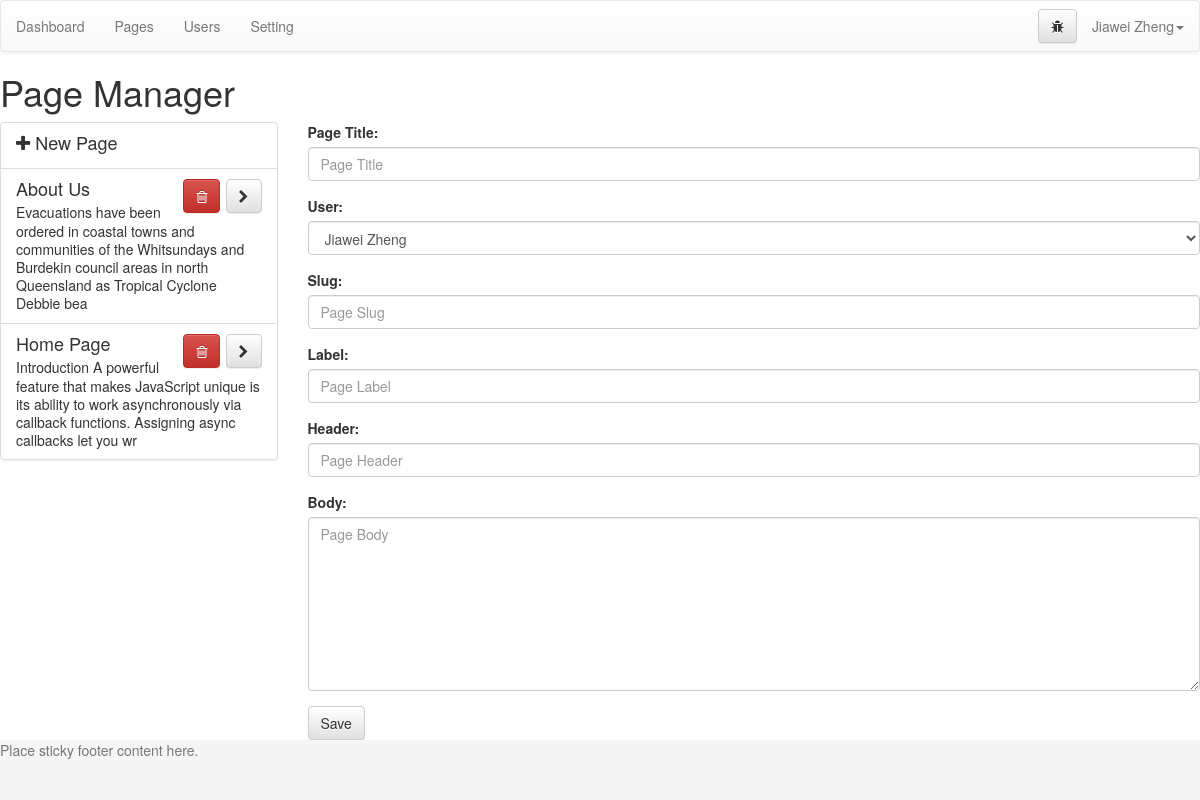
Page /admin/index.php?page=pages (signed in) on the committed database.
### tables this page shows
CREATE TABLE `pages` (
  `id` mediumint(9) NOT NULL,
  `user` mediumint(9) DEFAULT '0',
  `slug` varchar(300) NOT NULL,
  `label` varchar(100) NOT NULL,
  `title` varchar(200) NOT NULL,
  `header` varchar(300) NOT NULL,
  `body` longtext NOT NULL
);

### admin/index.php (called while the page is built)
<?php
  include('template/header.php');
  include('views/'.$page.'.php');
  include('template/footer.php');
?>

### admin/functions/data.php (called while the page is built, shortened)
<?php
function data_user($dbc, $id) {
  if(is_numeric($id)) {
    $cond = "where id = '$id'";
  }else {
    $cond = "where email = '$id'";
  }
  $q = "select * from users $cond";
  $r = mysqli_query($dbc, $q);
  $data = mysqli_fetch_assoc($r);
  $data['fullname'] = $data['first'].' '.$data['last'];
  $data['fullname_reverse'] = $data['last'].', '.$data['first'];
  return $data;
}
?>

### admin/config/setup.php (called while the page is built, shortened)
<?php
include('../config/connection.php');
include('functions/data.php');
$user = data_user($dbc, $_SESSION['username']);
?>

### admin/views/pages.php (the view, shortened to what this page needs)
<h1>Page Manager</h1>
<div class="row">
  <div class="col-md-3">
    <div class="list-group">
      <a class="list-group-item" href="index.php?page=pages">
        <h4 class="list-group-item-heading"><i class="fa fa-plus"></i> New Page</h4>
      </a>
      <?php
        $q = "select * from pages order by title ASC";
        $r = mysqli_query($dbc, $q);
        while ($list = mysqli_fetch_assoc($r)) {
          $blurb = substr(strip_tags($list['body']), 0, 160);
          ?>
          <div id="page_<?php echo $list['id'] ?>" class="list-group-item <?php selected($list['id'], $opened['id'], 'active'); ?>" >
            <h4 class="list-group-item-heading">
              <?php echo $list['title'] ?>
              <span class="pull-right">
                <a href="#" id="del_<?php echo $list['id'] ?>" class="btn btn-danger btn-delete"><i class="fa fa-trash-o"></i></a>
                <a href="index.php?page=pages&id=<?php echo $list['id'] ?>" class="btn btn-default"><i class="fa fa-chevron-right"></i></a>
              </span>
            </h4>
            <p class="list-group-item-text"><?php echo $blurb ?></p>
          </div>
      <?php } ?>
    </div>
  </div>
  <div class="col-md-9">
    <form action="index.php?page=pages&id=<?php echo $opened['id']; ?>" method="post" role="form">
      <div class="form-group">
        <label for="title">Page Title:</label>
        <input class="form-control" type="text" name="title" value="<?php echo $opened['title'] ?>" id="title" placeholder="Page Title">
      </div>
      <div class="form-group">
        <label for="user">User:</label>
        <select class="form-control" name="user" id="user">
        <?php
          $q = "select id from users order by first ASC";
          $r = mysqli_query($dbc, $q);
          while ($user_list = mysqli_fetch_assoc($r)) {
            $user_data = data_user($dbc, $user_list['id']);
            ?>
            <option value="<?php echo $user_data['id']; ?>" <?php if(isset($_GET['id'])) {selected($user_data['id'], $opened['user'], 'selected'); }else {selected($user_data['id'], $user['id'], 'selected'); } ?>><?php echo $user_data['fullname']; ?></option>
        <?php } ?>
        </select>
      </div>
      <div class="form-group">
        <label for="slug">Slug:</label>
        <input class="form-control" type="text" name="slug" id="slug" value="<?php echo $opened['slug'] ?>" placeholder="Page Slug">
      </div>
      <div class="form-group">
        <label for="label">Label:</label>
        <input class="form-control" type="text" name="label" id="label" value="<?php echo $opened['label'] ?>" placeholder="Page Label">
      </div>
      <div class="form-group">
        <label for="header">Header:</label>
        <input class="form-control" type="text" name="header" id="header" value="<?php echo $opened['header'] ?>" placeholder="Page Header">
      </div>
      <div class="form-group">
        <label for="body">Body:</label>
        <textarea class="form-control editor" name="body" id="body" rows="8" placeholder="Page Body"><?php echo $opened['body'] ?></textarea>
      </div>
      <button type="submit" class="btn btn-default">Save</button>
    </form>
  </div>
</div>

### admin/config/css.php (style rules this page uses)
html { position: relative; min-height: 100%; }
body { margin-bottom: 60px; }

### rows in the picture
pages: title "About Us", body "Evacuations have been ordered in coastal towns and communities of the Whitsundays and Burdekin council areas in north Queensland as Tropical Cyclone Debbie bea"
pages: title "Home Page", body "Introduction A powerful feature that makes JavaScript unique is its ability to work asynchronously via callback functions. Assigning async callbacks let you wr"

### other values in the picture
$user['fullname'] "Jiawei Zheng"
form field user "Jiawei Zheng"
